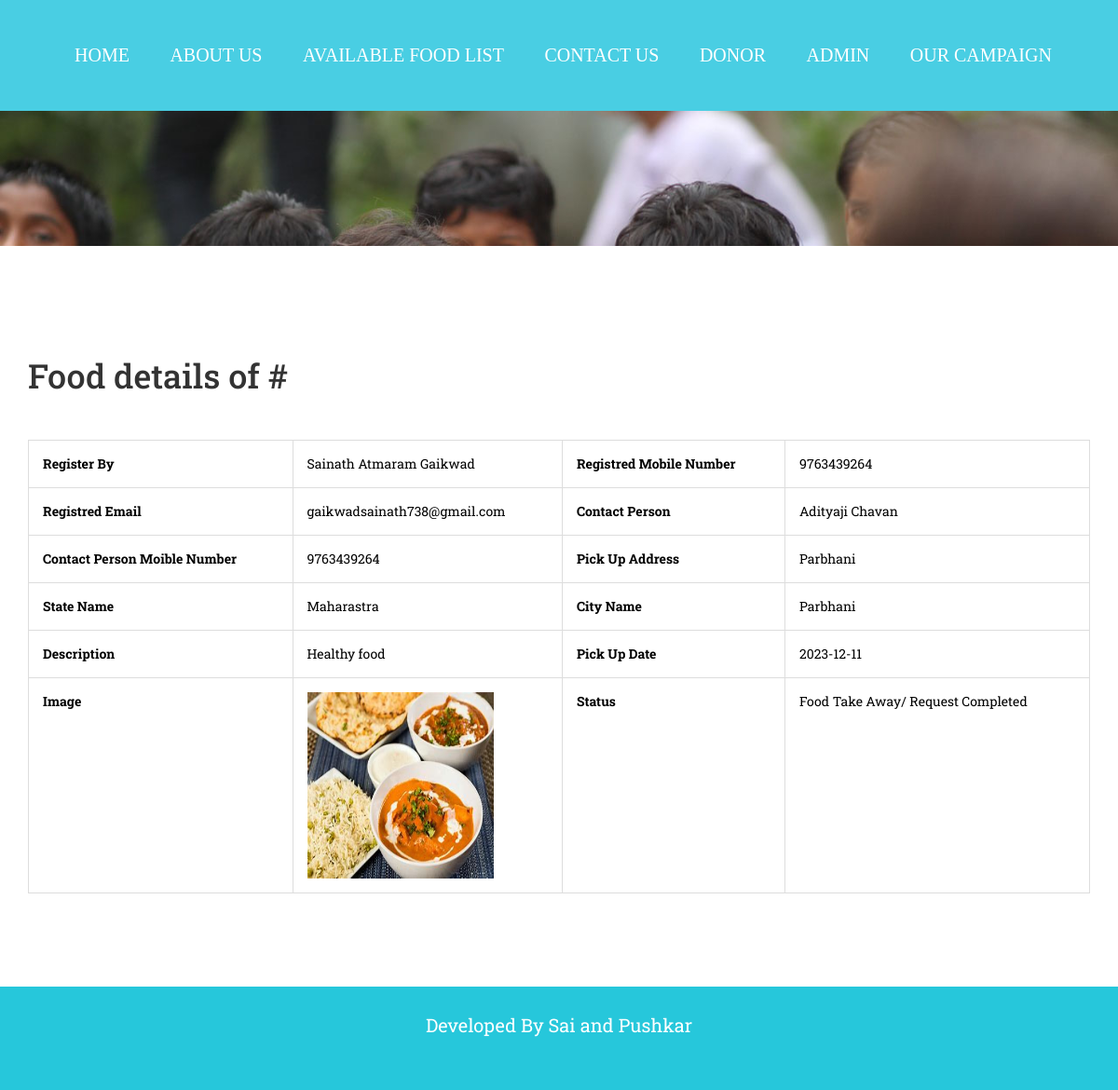
/view-food-details.php?foodid=10, run on the app's committed database.
### tables this page shows
CREATE TABLE `tblfood` (
  `ID` int(10) NOT NULL,
  `DonorID` int(10) DEFAULT NULL,
  `foodId` int(10) DEFAULT NULL,
  `FoodItems` mediumtext DEFAULT NULL,
  `StateName` varchar(200) DEFAULT NULL,
  `CityName` varchar(200) DEFAULT NULL,
  `Description` mediumtext DEFAULT NULL,
  `PickupDate` varchar(200) DEFAULT NULL,
  `PickupAddress` mediumtext DEFAULT NULL,
  `ContactPerson` varchar(200) DEFAULT NULL,
  `CPMobNumber` bigint(10) DEFAULT NULL,
  `Image` varchar(200) DEFAULT NULL,
  `CreationDate` timestamp NULL DEFAULT current_timestamp(),
  `UpdationDate` timestamp NULL DEFAULT NULL ON UPDATE current_timestamp()
);

CREATE TABLE `tbldonor` (
  `ID` int(10) NOT NULL,
  `FullName` varchar(200) DEFAULT NULL,
  `Email` varchar(200) DEFAULT NULL,
  `MobileNumber` bigint(10) DEFAULT NULL,
  `Password` varchar(120) DEFAULT NULL,
  `RegDate` timestamp NULL DEFAULT current_timestamp()
);

CREATE TABLE `tblfoodrequests` (
  `id` int(11) NOT NULL,
  `requestNumber` bigint(12) DEFAULT NULL,
  `foodId` int(1) DEFAULT NULL,
  `fullName` varchar(150) DEFAULT NULL,
  `mobileNumber` bigint(12) DEFAULT NULL,
  `message` mediumtext DEFAULT NULL,
  `requestDate` timestamp NULL DEFAULT current_timestamp(),
  `status` varchar(120) DEFAULT NULL,
  `donorRemark` mediumtext DEFAULT NULL,
  `requestCompletionDate` timestamp NULL DEFAULT NULL ON UPDATE current_timestamp()
);

### view-food-details.php (the view, shortened to what this page needs)
<!DOCTYPE html>
<html>
<head>
    <link href="css/bootstrap.css" rel='stylesheet' type='text/css' />
    <link href="css/style.css" rel="stylesheet" type="text/css" media="all" />
</head>
<body>
    <?php include_once("includes/header.php"); ?>
    <div class="banner page-head">
    </div>
    <div class="typrography">
        <div class="container">
            <?php
            $vid = $_GET['foodid'];
            $ret = mysqli_query($con, "select tblfoodrequests.requestNumber,tblfoodrequests.requestDate,tblfoodrequests.mobileNumber,tblfoodrequests.message,tblfoodrequests.status,tblfoodrequests.donorRemark,tblfoodrequests.requestCompletionDate,tblfoodrequests.fullName,
tblfood.ID,tblfood.foodId,tblfood.ContactPerson,tblfood.CPMobNumber,tblfood.CreationDate,tblfood.FoodItems,tblfood.StateName,tblfood.CityName,tblfood.Description,tblfood.PickupDate,tblfood.PickupAddress,tblfood.Image,tblfood.UpdationDate,tbldonor.FullName,tbldonor.MobileNumber,tbldonor.Email from
tblfood
left join tblfoodrequests  on tblfood.ID=tblfoodrequests.foodId
join tbldonor on tblfood.DonorID=tbldonor.ID
 where  tblfood.ID='$vid'");
            while ($row = mysqli_fetch_array($ret)) {
            ?>
            <section id="tables">
                <div class="page-header">
                    <h1>Food details of #<?php echo $row['RequestNumber']; ?></h1>
                </div>
                <div class="bs-docs-example">
                    <table class="table table-bordered" style="color:#000 !important;">
                        <table border="1" class="table table-bordered mg-b-0">
                            <tr>
                                <th>Register By </th>
                                <td><?php echo $row['FullName']; ?></td>
                                <th>Registred Mobile Number</th>
                                <td><?php echo $row['MobileNumber']; ?></td>
                            </tr>
                            <tr>
                                <th>Registred Email</th>
                                <td><?php echo $row['Email']; ?></td>
                                <th>Contact Person</th>
                                <td><?php echo $row['ContactPerson']; ?></td>
                            </tr>
                            <tr>
                                <th>Contact Person Moible Number</th>
                                <td><?php echo $row['CPMobNumber']; ?></td>
                                <th>Pick Up Address</th>
                                <td>
                                    <?php echo $row['PickupAddress']; ?>
                                </td>
                            </tr>
                            <tr>
                                <th>State Name</th>
                                <td><?php echo $row['StateName']; ?></td>
                                <th>City Name</th>
                                <td>
                                    <?php echo $row['CityName']; ?>
                                </td>
                            </tr>
                            <tr>
                                <th>Description</th>
                                <td>
                                    <?php echo $row['Description']; ?>
                                </td>
                                <th>Pick Up Date</th>
                                <td>
                                    <?php echo $row['PickupDate']; ?>
                                </td>
                            </tr>
                            <tr>
                                <th>Image</th>
                                <td>
                                    <img src="donor/images/<?php echo $row['Image']; ?>" width="200" height="200">
                                </td>
                                <th>Status</th>
                                <td> <?php
                                            if ($row['status'] == "") {
                                                echo "Not Confirmed Yet";
                                            } else {
                                                echo $row['status'];
                                            }; ?></td>
                            </tr>
                        </table><?php } ?>
                </div>
        </div>
    </div>
    <?php include_once("includes/footer.php"); ?>
</body>
</html>

### css/style.css (style rules this page uses)
body { margin:0; padding:0; background:#fff; font-family: 'Roboto Slab', serif; }
h1,h2,h3,h4,h5,h6 { margin:0; }
.banner { background:url(../images/background.jpg) no-repeat 0px 0px; background-size:cover; -webkit-background-size: cover; -o-background-size: cover; -ms-background-size: cover; -moz-background-size: cover; min-height: 670px; }
.page-head { min-height: 145px !important; }
.typrography { text-align: left; padding:80px 0; }
.table td, .table>tbody>tr>td, .table>tbody>tr>th, .table>tfoot>tr>td, .table>tfoot>tr>th, .table>thead>tr>td, .table>thead>tr>th { padding: 15px!important; }
.table > thead > tr > th, .table > tbody > tr > th, .table > tfoot > tr > th, .table > thead > tr > td, .table > tbody > tr > td, .table > tfoot > tr > td { font-size: 1em; color: #000; }
.table > thead > tr > th, .table > tbody > tr > th, .table > tfoot > tr > th, .table > thead > tr > td, .table > tbody > tr > td, .table > tfoot > tr > td { border-top: none !important; }
.bs-docs-example { margin: 1em 0; }
.container:after { content: "\0020"; display: block; height: 0; clear: both; visibility: hidden; }
@media (max-width: 1440px) { .banner { min-height: 638px; } }
@media (max-width: 1366px) { .banner { min-height: 607px; } }
@media (max-width: 1280px) { .banner { min-height: 565px; } }

### data on the page
tblfood: DonorID.FullName "Sainath Atmaram Gaikwad", DonorID.MobileNumber "9763439264", DonorID.Email "gaikwadsainath738@gmail.com", ContactPerson "Adityaji Chavan", CPMobNumber "9763439264", PickupAddress "Parbhani", StateName "Maharastra", CityName "Parbhani", Description "Healthy food", PickupDate "2023-12-11", Image (picture), tblfoodrequests.status "Food Take Away/ Request Completed"
